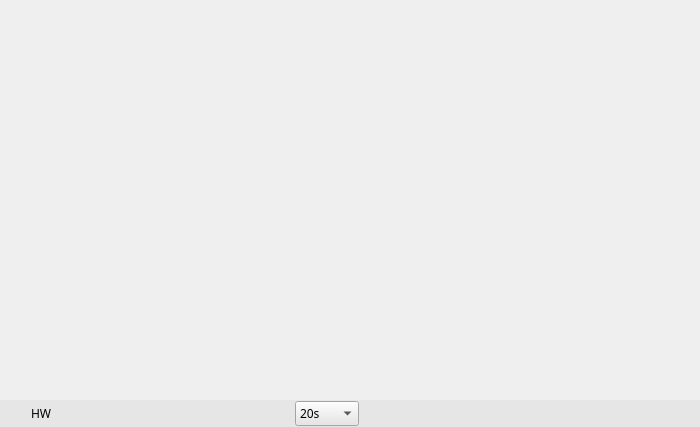
<?xml version="1.0" encoding="UTF-8"?>
<ui version="4.0">
 <class>VSCView</class>
 <widget class="QWidget" name="VSCView">
  <property name="geometry">
   <rect>
    <x>0</x>
    <y>0</y>
    <width>700</width>
    <height>427</height>
   </rect>
  </property>
  <property name="font">
   <font>
    <family>나눔스퀘어_ac</family>
   </font>
  </property>
  <property name="acceptDrops">
   <bool>true</bool>
  </property>
  <property name="windowTitle">
   <string>View</string>
  </property>
  <property name="windowIcon">
   <iconset resource="../main/vscmainwindows.qrc">
    <normaloff>:/logo/resources/vsclogod.png</normaloff>:/logo/resources/vsclogod.png</iconset>
  </property>
  <property name="styleSheet">
   <string notr="true"/>
  </property>
  <layout class="QVBoxLayout" name="verticalLayout">
   <property name="spacing">
    <number>0</number>
   </property>
   <property name="leftMargin">
    <number>0</number>
   </property>
   <property name="topMargin">
    <number>0</number>
   </property>
   <property name="rightMargin">
    <number>0</number>
   </property>
   <property name="bottomMargin">
    <number>0</number>
   </property>
   <item>
    <widget class="QWidget" name="widget" native="true">
     <property name="maximumSize">
      <size>
       <width>16777215</width>
       <height>16777215</height>
      </size>
     </property>
     <property name="font">
      <font>
       <family>나눔스퀘어_ac</family>
      </font>
     </property>
     <property name="acceptDrops">
      <bool>true</bool>
     </property>
     <property name="autoFillBackground">
      <bool>false</bool>
     </property>
     <property name="styleSheet">
      <string notr="true"/>
     </property>
    </widget>
   </item>
   <item>
    <widget class="QWidget" name="widgetControl" native="true">
     <property name="maximumSize">
      <size>
       <width>16777215</width>
       <height>27</height>
      </size>
     </property>
     <property name="font">
      <font>
       <family>나눔스퀘어_ac</family>
      </font>
     </property>
     <property name="toolTip">
      <string/>
     </property>
     <property name="styleSheet">
      <string notr="true">background-color: rgb(230, 230, 230);</string>
     </property>
     <layout class="QHBoxLayout" name="horizontalLayout">
      <property name="leftMargin">
       <number>0</number>
      </property>
      <property name="topMargin">
       <number>0</number>
      </property>
      <property name="rightMargin">
       <number>0</number>
      </property>
      <property name="bottomMargin">
       <number>0</number>
      </property>
      <item>
       <widget class="QPushButton" name="pushButtonView">
        <property name="minimumSize">
         <size>
          <width>25</width>
          <height>25</height>
         </size>
        </property>
        <property name="maximumSize">
         <size>
          <width>30</width>
          <height>30</height>
         </size>
        </property>
        <property name="font">
         <font>
          <family>나눔스퀘어_ac</family>
         </font>
        </property>
        <property name="toolTip">
         <string extracomment="현재 영상 구성 정보를 저장함">Saves the current video configuration information</string>
        </property>
        <property name="styleSheet">
         <string notr="true">QPushButton:hover {
border:none;
color:white;
background-color: rgb(85, 170, 255);}
QPushButton:pressed {
background-color: rgb(200, 200, 200);}</string>
        </property>
        <property name="text">
         <string/>
        </property>
        <property name="icon">
         <iconset resource="../main/vscmainwindows.qrc">
          <normaloff>:/device/resources/view.png</normaloff>:/device/resources/view.png</iconset>
        </property>
        <property name="iconSize">
         <size>
          <width>25</width>
          <height>25</height>
         </size>
        </property>
        <property name="flat">
         <bool>true</bool>
        </property>
       </widget>
      </item>
      <item>
       <spacer name="horizontalSpacer_3">
        <property name="orientation">
         <enum>Qt::Horizontal</enum>
        </property>
        <property name="sizeHint" stdset="0">
         <size>
          <width>40</width>
          <height>20</height>
         </size>
        </property>
       </spacer>
      </item>
      <item>
       <widget class="QLabel" name="lbhwdecode">
        <property name="font">
         <font>
          <family>나눔스퀘어_ac</family>
         </font>
        </property>
        <property name="text">
         <string>HW </string>
        </property>
       </widget>
      </item>
      <item>
       <widget class="SwitchControl" name="hwdecode" native="true">
        <property name="maximumSize">
         <size>
          <width>80</width>
          <height>25</height>
         </size>
        </property>
        <property name="font">
         <font>
          <family>나눔스퀘어_ac</family>
         </font>
        </property>
       </widget>
      </item>
      <item>
       <spacer name="horizontalSpacer">
        <property name="orientation">
         <enum>Qt::Horizontal</enum>
        </property>
        <property name="sizeHint" stdset="0">
         <size>
          <width>365</width>
          <height>20</height>
         </size>
        </property>
       </spacer>
      </item>
      <item>
       <widget class="QPushButton" name="pbTourPlay">
        <property name="enabled">
         <bool>true</bool>
        </property>
        <property name="minimumSize">
         <size>
          <width>25</width>
          <height>25</height>
         </size>
        </property>
        <property name="maximumSize">
         <size>
          <width>25</width>
          <height>25</height>
         </size>
        </property>
        <property name="font">
         <font>
          <family>나눔스퀘어_ac</family>
         </font>
        </property>
        <property name="toolTip">
         <string extracomment="선택한 시간 간격으로 영상 화면을 갱신함.">Refresh the screen at selected time intervals.</string>
        </property>
        <property name="styleSheet">
         <string notr="true">QPushButton:hover {
border:none;
color:white;
background-color: rgb(255, 255, 255);}
QPushButton:pressed {
iconSize: 25px 25px;
background-image: url(:/action/resources/tourplaypress.png);}</string>
        </property>
        <property name="text">
         <string/>
        </property>
        <property name="icon">
         <iconset resource="../main/vscmainwindows.qrc">
          <normaloff>:/action/resources/tourplay.png</normaloff>:/action/resources/tourplay.png</iconset>
        </property>
        <property name="iconSize">
         <size>
          <width>25</width>
          <height>25</height>
         </size>
        </property>
        <property name="flat">
         <bool>true</bool>
        </property>
       </widget>
      </item>
      <item>
       <widget class="QPushButton" name="pbTourStop">
        <property name="minimumSize">
         <size>
          <width>25</width>
          <height>25</height>
         </size>
        </property>
        <property name="maximumSize">
         <size>
          <width>25</width>
          <height>25</height>
         </size>
        </property>
        <property name="font">
         <font>
          <family>나눔스퀘어_ac</family>
         </font>
        </property>
        <property name="toolTip">
         <string extracomment="영상 화면의 갱신 시간을 일시 정지함">Pause the update time of the video screen</string>
        </property>
        <property name="styleSheet">
         <string notr="true">QPushButton:hover {
border:none;
color:white;
background-color: rgb(255, 255, 255);}
QPushButton:pressed {
iconSize: 25px 25px;
background-image: url(:/action/resources/tourstoppress.png);}</string>
        </property>
        <property name="text">
         <string/>
        </property>
        <property name="icon">
         <iconset resource="../main/vscmainwindows.qrc">
          <normaloff>:/action/resources/tourstop.png</normaloff>:/action/resources/tourstop.png</iconset>
        </property>
        <property name="iconSize">
         <size>
          <width>25</width>
          <height>25</height>
         </size>
        </property>
        <property name="flat">
         <bool>true</bool>
        </property>
       </widget>
      </item>
      <item>
       <widget class="QComboBox" name="tourInterval">
        <property name="font">
         <font>
          <family>나눔스퀘어_ac</family>
         </font>
        </property>
        <item>
         <property name="text">
          <string>20s</string>
         </property>
        </item>
        <item>
         <property name="text">
          <string>40s</string>
         </property>
        </item>
        <item>
         <property name="text">
          <string>1mins</string>
         </property>
        </item>
        <item>
         <property name="text">
          <string>3mins</string>
         </property>
        </item>
        <item>
         <property name="text">
          <string>5mins</string>
         </property>
        </item>
       </widget>
      </item>
      <item>
       <spacer name="horizontalSpacer_2">
        <property name="orientation">
         <enum>Qt::Horizontal</enum>
        </property>
        <property name="sizeHint" stdset="0">
         <size>
          <width>40</width>
          <height>20</height>
         </size>
        </property>
       </spacer>
      </item>
      <item>
       <widget class="QPushButton" name="pushButton1">
        <property name="minimumSize">
         <size>
          <width>25</width>
          <height>25</height>
         </size>
        </property>
        <property name="maximumSize">
         <size>
          <width>25</width>
          <height>25</height>
         </size>
        </property>
        <property name="font">
         <font>
          <family>나눔스퀘어_ac</family>
         </font>
        </property>
        <property name="toolTip">
         <string extracomment="한 개의 영상 화면을 나타냄">Shows one video screens</string>
        </property>
        <property name="styleSheet">
         <string notr="true">QPushButton { 
background-image: url(:/view/resources/1x1.png);}
QPushButton:hover {
background-image: url(:/view/resources/1x1hover.png);}
QPushButton:pressed {
background-image: url(:/view/resources/1x1.png);}</string>
        </property>
        <property name="text">
         <string/>
        </property>
        <property name="iconSize">
         <size>
          <width>23</width>
          <height>23</height>
         </size>
        </property>
        <property name="flat">
         <bool>true</bool>
        </property>
       </widget>
      </item>
      <item>
       <widget class="QPushButton" name="pushButton2x2">
        <property name="minimumSize">
         <size>
          <width>25</width>
          <height>25</height>
         </size>
        </property>
        <property name="maximumSize">
         <size>
          <width>25</width>
          <height>25</height>
         </size>
        </property>
        <property name="font">
         <font>
          <family>나눔스퀘어_ac</family>
         </font>
        </property>
        <property name="toolTip">
         <string extracomment="네 개의 영상 화면을 나타냄">Shows four video screens</string>
        </property>
        <property name="styleSheet">
         <string notr="true">QPushButton { 
background-image: url(:/view/resources/2x2.png);}
QPushButton:hover {
background-image: url(:/view/resources/2x2hover.png);}
QPushButton:pressed {
background-image: url(:/view/resources/2x2.png);}</string>
        </property>
        <property name="text">
         <string/>
        </property>
        <property name="iconSize">
         <size>
          <width>23</width>
          <height>23</height>
         </size>
        </property>
        <property name="flat">
         <bool>true</bool>
        </property>
       </widget>
      </item>
      <item>
       <widget class="QPushButton" name="pushButton1x3">
        <property name="minimumSize">
         <size>
          <width>25</width>
          <height>25</height>
         </size>
        </property>
        <property name="maximumSize">
         <size>
          <width>25</width>
          <height>25</height>
         </size>
        </property>
        <property name="font">
         <font>
          <family>나눔스퀘어_ac</family>
         </font>
        </property>
        <property name="styleSheet">
         <string notr="true">QPushButton { 
background-image: url(:/view/resources/1x3.png);}
QPushButton:hover {
background-image: url(:/view/resources/1x3hover.png);}
QPushButton:pressed {
background-image: url(:/view/resources/1x3.png);}</string>
        </property>
        <property name="text">
         <string/>
        </property>
        <property name="iconSize">
         <size>
          <width>23</width>
          <height>23</height>
         </size>
        </property>
        <property name="flat">
         <bool>true</bool>
        </property>
       </widget>
      </item>
      <item>
       <widget class="QPushButton" name="pushButton6">
        <property name="minimumSize">
         <size>
          <width>25</width>
          <height>25</height>
         </size>
        </property>
        <property name="maximumSize">
         <size>
          <width>25</width>
          <height>25</height>
         </size>
        </property>
        <property name="font">
         <font>
          <family>나눔스퀘어_ac</family>
         </font>
        </property>
        <property name="styleSheet">
         <string notr="true">QPushButton { 
background-image: url(:/view/resources/6.png);}
QPushButton:hover {
background-image: url(:/view/resources/6hover.png);}
QPushButton:pressed {
background-image: url(:/view/resources/6.png);}</string>
        </property>
        <property name="text">
         <string/>
        </property>
        <property name="iconSize">
         <size>
          <width>23</width>
          <height>23</height>
         </size>
        </property>
        <property name="flat">
         <bool>true</bool>
        </property>
       </widget>
      </item>
      <item>
       <widget class="QPushButton" name="pushButton1p6">
        <property name="minimumSize">
         <size>
          <width>25</width>
          <height>25</height>
         </size>
        </property>
        <property name="maximumSize">
         <size>
          <width>25</width>
          <height>25</height>
         </size>
        </property>
        <property name="font">
         <font>
          <family>나눔스퀘어_ac</family>
         </font>
        </property>
        <property name="styleSheet">
         <string notr="true">QPushButton { 
background-image: url(:/view/resources/1p6.png);}
QPushButton:hover {
background-image: url(:/view/resources/1p6hover.png);}
QPushButton:pressed {
background-image: url(:/view/resources/1p6.png);}</string>
        </property>
        <property name="text">
         <string/>
        </property>
        <property name="iconSize">
         <size>
          <width>23</width>
          <height>23</height>
         </size>
        </property>
        <property name="flat">
         <bool>true</bool>
        </property>
       </widget>
      </item>
      <item>
       <widget class="QPushButton" name="pushButton3x3">
        <property name="minimumSize">
         <size>
          <width>25</width>
          <height>25</height>
         </size>
        </property>
        <property name="maximumSize">
         <size>
          <width>25</width>
          <height>25</height>
         </size>
        </property>
        <property name="font">
         <font>
          <family>나눔스퀘어_ac</family>
         </font>
        </property>
        <property name="styleSheet">
         <string notr="true">QPushButton { 
background-image: url(:/view/resources/3x3.png);}
QPushButton:hover {
background-image: url(:/view/resources/3x3hover.png);}
QPushButton:pressed {
background-image: url(:/view/resources/3x3.png);}</string>
        </property>
        <property name="text">
         <string/>
        </property>
        <property name="iconSize">
         <size>
          <width>23</width>
          <height>23</height>
         </size>
        </property>
        <property name="flat">
         <bool>true</bool>
        </property>
       </widget>
      </item>
      <item>
       <widget class="QPushButton" name="pushButton12p1">
        <property name="minimumSize">
         <size>
          <width>25</width>
          <height>25</height>
         </size>
        </property>
        <property name="maximumSize">
         <size>
          <width>25</width>
          <height>25</height>
         </size>
        </property>
        <property name="font">
         <font>
          <family>나눔스퀘어_ac</family>
         </font>
        </property>
        <property name="styleSheet">
         <string notr="true">QPushButton { 
background-image: url(:/view/resources/12+1.png);}
QPushButton:hover {
background-image: url(:/view/resources/12+1hover.png);}
QPushButton:pressed {
background-image: url(:/view/resources/12+1.png);}</string>
        </property>
        <property name="text">
         <string/>
        </property>
        <property name="iconSize">
         <size>
          <width>23</width>
          <height>23</height>
         </size>
        </property>
        <property name="flat">
         <bool>true</bool>
        </property>
       </widget>
      </item>
      <item>
       <widget class="QPushButton" name="pushButton4x4">
        <property name="minimumSize">
         <size>
          <width>25</width>
          <height>25</height>
         </size>
        </property>
        <property name="maximumSize">
         <size>
          <width>25</width>
          <height>25</height>
         </size>
        </property>
        <property name="font">
         <font>
          <family>나눔스퀘어_ac</family>
         </font>
        </property>
        <property name="styleSheet">
         <string notr="true">QPushButton { 
background-image: url(:/view/resources/4x4.png);}
QPushButton:hover {
background-image: url(:/view/resources/4x4hover.png);}
QPushButton:pressed {
background-image: url(:/view/resources/4x4.png);}</string>
        </property>
        <property name="text">
         <string/>
        </property>
        <property name="iconSize">
         <size>
          <width>23</width>
          <height>23</height>
         </size>
        </property>
        <property name="flat">
         <bool>true</bool>
        </property>
       </widget>
      </item>
      <item>
       <widget class="QPushButton" name="pushButton5x5">
        <property name="minimumSize">
         <size>
          <width>25</width>
          <height>25</height>
         </size>
        </property>
        <property name="maximumSize">
         <size>
          <width>25</width>
          <height>25</height>
         </size>
        </property>
        <property name="font">
         <font>
          <family>나눔스퀘어_ac</family>
         </font>
        </property>
        <property name="styleSheet">
         <string notr="true">QPushButton { 
background-image: url(:/view/resources/5x5.png);}
QPushButton:hover {
background-image: url(:/view/resources/5x5hover.png);}
QPushButton:pressed {
background-image: url(:/view/resources/5x5.png);}</string>
        </property>
        <property name="text">
         <string/>
        </property>
        <property name="iconSize">
         <size>
          <width>23</width>
          <height>23</height>
         </size>
        </property>
        <property name="flat">
         <bool>true</bool>
        </property>
       </widget>
      </item>
      <item>
       <widget class="QPushButton" name="pushButton6x6">
        <property name="minimumSize">
         <size>
          <width>25</width>
          <height>25</height>
         </size>
        </property>
        <property name="maximumSize">
         <size>
          <width>25</width>
          <height>25</height>
         </size>
        </property>
        <property name="font">
         <font>
          <family>나눔스퀘어_ac</family>
         </font>
        </property>
        <property name="styleSheet">
         <string notr="true">QPushButton { 
background-image: url(:/view/resources/6x6.png);}
QPushButton:hover {
background-image: url(:/view/resources/6x6hover.png);}
QPushButton:pressed {
background-image: url(:/view/resources/6x6.png);}</string>
        </property>
        <property name="text">
         <string/>
        </property>
        <property name="iconSize">
         <size>
          <width>23</width>
          <height>23</height>
         </size>
        </property>
        <property name="flat">
         <bool>true</bool>
        </property>
       </widget>
      </item>
      <item>
       <widget class="QPushButton" name="pushButton8x8">
        <property name="minimumSize">
         <size>
          <width>25</width>
          <height>25</height>
         </size>
        </property>
        <property name="maximumSize">
         <size>
          <width>25</width>
          <height>25</height>
         </size>
        </property>
        <property name="font">
         <font>
          <family>나눔스퀘어_ac</family>
         </font>
        </property>
        <property name="styleSheet">
         <string notr="true">QPushButton { 
background-image: url(:/view/resources/8x8.png);}
QPushButton:hover {
background-image: url(:/view/resources/8x8hover.png);}
QPushButton:pressed {
background-image: url(:/view/resources/8x8.png);}</string>
        </property>
        <property name="text">
         <string/>
        </property>
        <property name="iconSize">
         <size>
          <width>23</width>
          <height>23</height>
         </size>
        </property>
        <property name="flat">
         <bool>true</bool>
        </property>
       </widget>
      </item>
     </layout>
    </widget>
   </item>
  </layout>
  <zorder>widgetControl</zorder>
  <zorder>widget</zorder>
 </widget>
 <customwidgets>
  <customwidget>
   <class>SwitchControl</class>
   <extends>QWidget</extends>
   <header>common/switchcontrol.h</header>
   <container>1</container>
  </customwidget>
 </customwidgets>
 <resources>
  <include location="../main/vscmainwindows.qrc"/>
 </resources>
 <connections/>
</ui>
